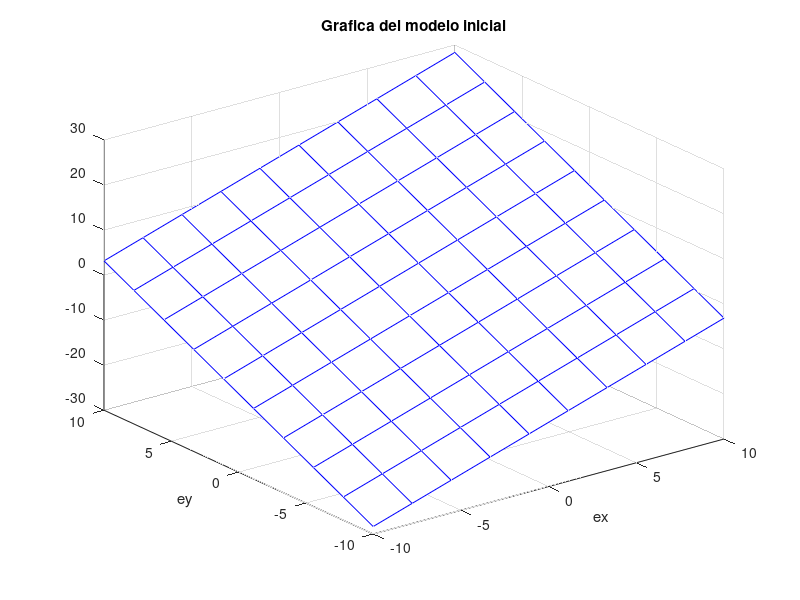

The MATLAB source for this figure: (Note: this script raises an error after producing the figure.)
%% INFORME_2
%
%

%% Data-set, calculo del modelo inicial X_0 y su grafica 3D
clear all
clc
format long

Mrand=randi([-5,5],10,2);
vrand=randi([-3,3],10,1);
%M=input('Introduce la matriz de actualizaciones:   ')
%v=input('Introduce el vector de escala de clasificacion:   ')

Ma=[1 1; 2 3; 3 3], va=[2; 4; 6];
Mb=[-4 1; 3 -3; -2 2; 0 2; -4 3], vb=[-1; -5; -3; 5; -4];
Mc=[20 -12; 11 2; 3 5; 18 -19; 3 5; -20 -6; -16 -18; 15 0; -1 -13; 14 -15], vc=[3; 2; 2; 1; 7; 3; 6; 7; 5; 6];

M=Mb
v=vb

x_0=pinv(M)*v
v_0=M*x_0;

na=40; 

mx=M(:,1); my=M(:,2); mz=v;
f=@(ex,ey) ex.*x_0(1,:) + ey.*x_0(2,:);


%na=input('Ingrese el numero de actualizaciones: ')
y=[1:na+1];

Mact=[];
v_request=[2 2] 
%v_request=input('Ingrese el vector request: ')

v_rep=v_request;
%v_rep=input('Ingrese el vector representacion: ')


for i=1:na
    Mact(i,:)=v_request;
end


figure, ezmesh(f,[-10,10],10)
title('Grafica del modelo inicial')
colormap([0 0 1])
alpha(.4)
hold on
scatter3(mx,my,mz,'r','fill')
grid on

%% Sin actualizar Modelo 
modelos_sin_actualizar(:,1)=x_0;

for i=1:na
mm=[M;Mact(i,:)];
vv=[v;(Mact(i,:)*x_0)];
modelos_sin_actualizar(:,i+1)=pinv(mm)*vv;
end

L1=length(modelos_sin_actualizar);
deterioro_modelos_sin_actualizaro=abs(modelos_sin_actualizar(:,1))-abs(modelos_sin_actualizar(:,L1))

det_sin_act=[modelos_sin_actualizar(:,1)  modelos_sin_actualizar(:,L1)]


%% Modelo no acumulativo
modelos_NO_acumulativo(:,1)=x_0;

for i=1:na
mm=[M;Mact(i,:)];
vv=[v;(Mact(i,:)*modelos_NO_acumulativo(:,i))];
modelos_NO_acumulativo(:,i+1)=pinv(mm)*vv;
end

L1=length(modelos_NO_acumulativo);
deterioro_NO_acumulativo=abs(modelos_NO_acumulativo(:,1))-abs(modelos_NO_acumulativo(:,L1))

det_na=[modelos_NO_acumulativo(:,1)  modelos_NO_acumulativo(:,L1)]


%% Modelo acumulativo
mm=[M];
vv=[v];
modelos_acumulativo(:,1)=x_0;

for i=1:na 
mm=[mm;Mact(i,:)];
vv=[vv;(Mact(i,:)*modelos_acumulativo(:,i))];
modelos_acumulativo(:,i+1)=pinv(mm)*vv;
end

L2=length(modelos_acumulativo);
deterioro_acumulativo=abs(modelos_acumulativo(:,1))-abs(modelos_acumulativo(:,L2))
det_a=[modelos_acumulativo(:,1)  modelos_acumulativo(:,L1)]


%% Representacion grafica  

za=v_request*modelos_NO_acumulativo;
zna=v_request*modelos_acumulativo;
zsinact=v_request*modelos_sin_actualizar;

figure, subplot(1,2,1), plot(y,za,'r'), subplot(1,2,2), plot(y,zna,'b')
title(subplot(1,2,1), {'Variacion del modelo no'; 'acumulativo'})
xlabel(subplot(1,2,1),'i actualizaciones')
yy=ylabel(subplot(1,2,1),'Vrp*X_i', 'rot', 0)
set(yy, 'Units', 'Normalized', 'Position', [0.9, 1, 0]);
grid on

title(subplot(1,2,2), {'Variacion del modelo'; ' acumulativo'})
xlabel(subplot(1,2,2),'i actualizaciones')
yy=ylabel(subplot(1,2,2),'Vrp*X_i', 'rot', 0)
set(yy, 'Units', 'Normalized', 'Position', [1, 1, 0]);
grid on

figure, plot(y,zsinact)
title('Variacion de modelos sin actualizar')
xlabel('i actualizaciones')
yy=ylabel('Vrp*X_0', 'rot', 0)
set(yy, 'Units', 'Normalized', 'Position', [1, 1, 0]);
grid on


%% Perturbacion 
mm=[M];
vv=[v];
modelos_acumulativo_per(:,1)=x_0;


    
for i=1:na

      if i==na/4;
        Mact(i,:)=Mact(1,:);
        mm=[mm;(Mact(i,:))];
        vv=[vv; v(1)];
        modelos_acumulativo_per(:,i+1)=pinv(mm)*vv;

      elseif i==na/2;
       Mact(i,:)=Mact(1,:);
        mm=[mm;(Mact(i,:))];
        vv=[vv; v(1)];
        modelos_acumulativo_per(:,i+1)=pinv(mm)*vv;

      elseif i==na*(3/4);
        Mact(i,:)=Mact(1,:);
        mm=[mm;(Mact(i,:))];
        vv=[vv; v(1)];
        modelos_acumulativo_per(:,i+1)=pinv(mm)*vv;

      elseif i==na;
       Mact(i,:)=Mact(1,:);
        mm=[mm;(Mact(i,:))];
        vv=[vv; v(1)];
        modelos_acumulativo_per(:,i+1)=pinv(mm)*vv;

    end    

mm=[mm;(Mact(i,:))];
vv=[vv;(Mact(i,:)*modelos_acumulativo_per(:,i))];
modelos_acumulativo_per(:,i+1)=pinv(mm)*vv;
end


L2=length(modelos_acumulativo_per);
deterioro_perturbacion=abs(modelos_acumulativo_per(:,1))-abs(modelos_acumulativo_per(:,L2))

z=v_request*modelos_acumulativo_per;
figure, plot(y,z,'r')
title({'Variacion del modelo con introduccion';'de un valor del data-set'})
xlabel(' i actualizaciones')
yy=ylabel('Vrp*X_i', 'rot', 0)
set(yy, 'Units', 'Normalized', 'Position', [1, 1, 0]);
grid on

%% Modificacion del vector request
mm=[M];
vv=[v];


x1=fun(na);
x2=sin (y);
x3=5*y;
x4=log(y);




funciones=[x4; x3; x2; x1];

for j=1:4
    
    deterioro_modelos_acumulativo_mod=[];
    modelos_acumulativo_mod=[];
    modelos_acumulativo_mod(:,1)=x_0;
    x=[];
    x=funciones(j,:);
    x;
    
    for i=1:na            
    mm=[mm;(Mact(i,:)*x(i))];
    vv=[vv;(Mact(i,:)*(x(i))*modelos_acumulativo_mod(:,i))];
    modelos_acumulativo_mod(:,i+1)=pinv(mm)*vv;
    end


    L2=length(modelos_acumulativo_mod);
    deterioro_modelos_acumulativo_mod=abs(modelos_acumulativo_mod(:,1))-abs(modelos_acumulativo_mod(:,L2))
    modelos_acumulativo_mod(:,L2)
    
    z_mam=v_request*modelos_acumulativo_mod;

    figure, subplot(1,2,1), plot(y,z_mam,'r'), subplot(1,2,2), plot(y,x,'b')
    title(subplot(1,2,1), 'Variacion del modelo')
    xlabel(subplot(1,2,1),'i actualizaciones')
    yy=ylabel(subplot(1,2,1),'Vrp*X_i', 'rot', 0)
    set(yy, 'Units', 'Normalized', 'Position', [1, 1, 0]);
    grid on
    
    title(subplot(1,2,2), '  Funcion modificadora')
    xlabel(subplot(1,2,2),'i actualizaciones')
    yy=ylabel(subplot(1,2,2),'Vrp*X_i', 'rot', 0)
    set(yy, 'Units', 'Normalized', 'Position', [1, 1, 0]);
    grid on

end

